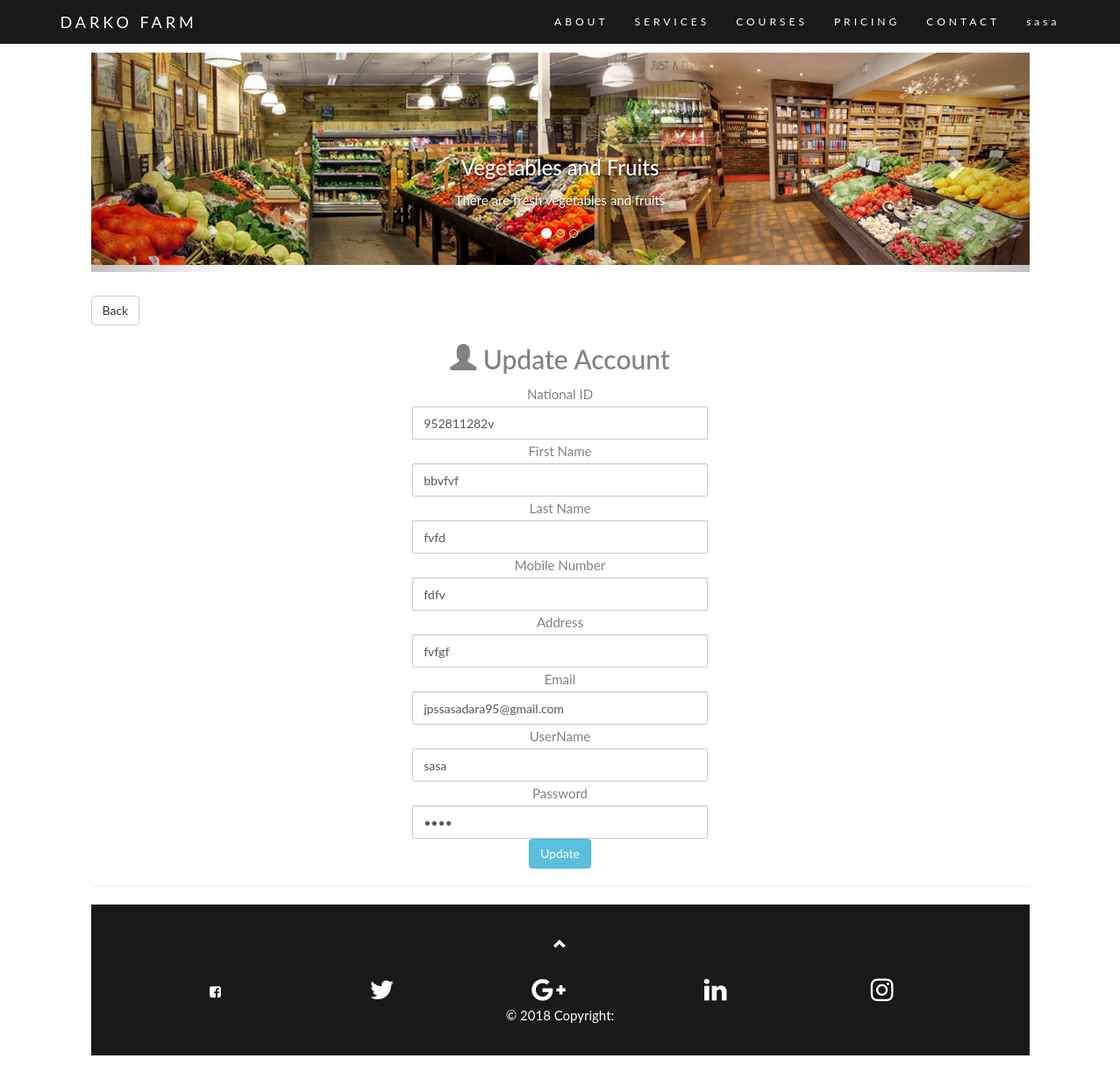
Page /cs/Shop_accountInterface.php (signed in) on the committed database.
### tables this page shows
CREATE TABLE `registeredshop` (
  `nic` char(20) NOT NULL,
  `fn` varchar(100) NOT NULL,
  `ln` varchar(100) NOT NULL,
  `pn` varchar(100) NOT NULL,
  `address` varchar(100) NOT NULL,
  `email` varchar(100) NOT NULL,
  `un` varchar(100) NOT NULL,
  `pw` varchar(100) NOT NULL
);

### includes/sessions.php (called while the page is built, shortened)
<?php
    class Session{
        private function check_logged_in(){
            if(isset($_SESSION['user_id']) && isset($_SESSION['username'])){
                $this->user_id = $_SESSION['user_id'];
                $this->username = $_SESSION['username'];
            }else{
                unset($this->user_id);
                unset($this->username);
                $this->logged_in = false;
            }
        }
    }
?>

### includes/database.php (called while the page is built, shortened)
<?php
    class MySqlDatabase{
    public $connection;
    public function open_conection()
    {
         if (!isset($this->connection)) {
            $this->connection = new mysqli(DB_SERVER,DB_USER, DB_PASSWORD, DB_NAME);
         }
         return $this->connection;
    }
    public function query($query)
    {
        $result = $this->connection->query($query);
        return $result;
    }
    }
    $database = new MySqlDatabase();
?>

### includes/shop.php (called while the page is built, shortened)
<?php
require_once "database.php";
require_once "sessions.php";
class Shop{
    public function find_by_sql($sql=""){
        global $database;
        $result_set = $database->query($sql);
        return $result_set;
    }
    public function find_by_Id($Id){
        $result_set = $this->find_by_sql("SELECT * FROM `registeredshop` where nic='$Id'");
        return $result_set;
    }
}
?>

### cs/Shop_accountInterface.php (the view, shortened to what this page needs)
<?php
require_once "../includes/sessions.php";
require_once "../includes/shop.php";
$session = new Session();
$shop = new Shop();
require_once "layout/header.php";
?>
<body >
<div class="container container-fluid">
    <nav class="navbar navbar-default navbar-fixed-top">
        <div class="container">
            <div class="navbar-header">
                <a class="navbar-brand" href="Home.html">DARKO FARM</a>
            </div>
            <div class="collapse navbar-collapse" id="myNavbar">
                <ul class="nav navbar-nav navbar-right">
                    <li><a href="about.html">ABOUT</a></li>
                    <li><a href="#services">SERVICES</a></li>
                    <li><a href="course.php">COURSES</a></li>
                    <li><a href="Order_foods2.php">PRICING</a></li>
                    <li><a href="contact.html">CONTACT</a></li>
                    <?php
                           echo "<li> <a>".$session->username."</a></li>";
                        ?>
                </ul>
            </div>
        </div>
    </nav>
    <div id="myCarousel" class="carousel slide" data-interval="6000" data-ride="carousel">
        <ol class="carousel-indicators">
            <li data-target="#myCarousel" data-slide-to="0" class="active"></li>
            <li data-target="#myCarousel" data-slide-to="1"></li>
            <li data-target="#myCarousel" data-slide-to="2"></li>
        </ol>
        <div class="carousel-inner" role="listbox" style=" width:100%; height:250px !important;">
            <div class="item active">
                <img src="img/y.jpg" alt="First Slide" width="100%">
                <div class="carousel-caption">
                    <h3>Vegetables and Fruits</h3>
                    <p>There are fresh vegetables and fruits</p>
                </div>
            </div>
        </div>
        <a class="carousel-control left" href="#myCarousel" data-slide="prev">
            <span class="glyphicon glyphicon-chevron-left"></span>
        </a>
        <a class="carousel-control right" href="#myCarousel" data-slide="next">
            <span class="glyphicon glyphicon-chevron-right"></span>
        </a>
    </div>
    <br/>
    <a href="MemberShop.php"><button class="btn btn-default">Back</button></a>
<table>
<center>
<div class="row"><div class="col-sm-4"></div>
<div class="col-sm-4">
<?php
    $result = $shop->find_by_Id($session->user_id);
    if ($result) {
        while ($row = $result->fetch_assoc()) {
            echo '<h2><span class="glyphicon glyphicon-user"></span> Update Account</h2>';
            echo '
             <form action="Shop_account.php" method="post">
            National ID<input type="text" name="nic" class="form-control"
            required value="'.$row['nic'].'"/>
            First Name<input type="text" name="fname" class="form-control"
            required value="'.$row['fn'].'"/>
            Last Name<input type="text" name="lname" class="form-control"
            required value="'.$row['ln'].'"/>
            Mobile Number<input type="text" name="mobile"  class="form-control"
            required pattern="[0-9]{10}" value="'.$row['pn'].'"/>
            Address<input type="text" name="address" class="form-control"
            required value="'.$row['address'].'"/>
             Email<input type="email" name="email"  class="form-control" required
            value="'.$row['email'].'"/>
             UserName <input type="text" class=form-control  name="username"
            required value="'.$row['un'].'">
             Password <input type="password" class="form-control"  name="password"
            required value="'.$row['pw'].'">
        <input id="insert" type="submit" name="insert" value="Update" class="btn
            btn-info">
        </form>';
    }
}
    ?>
</div>
</div>
</div>
<hr>
<footer class="text-center">
    <a class="up-arrow" href="#myPage" data-toggle="tooltip" title="TO TOP">
        <span class="glyphicon glyphicon-chevron-up"></span>
    </a><br><br>
    <div class="container">
        <div class="row">
            <div class="col-md-12 py-5">
                <div class="mb-5 flex-center">
                    <div class="col-md-2 mb-md-1 mb-1">
                        <a class="fb-ic">
                            <i class="fa fa-facebook-square" aria-hidden="true"></i>
                        </a>
                    </div>
                    <div class="col-md-2 mb-md-1 mb-1">
                        <a class="tw-ic">
                            <i class="fa fa-twitter fa-lg white-text mr-md-5 mr-3 fa-2x"> </i>
                        </a>
                    </div>
                    <div class="col-md-2 mb-md-1 mb-1">
                        <a class="gplus-ic">
                            <i class="fa fa-google-plus fa-lg white-text mr-md-5 mr-3 fa-2x"> </i>
                        </a>
                    </div>
                    <div class="col-md-2 mb-md-1 mb-1">
                        <a class="li-ic">
                            <i class="fa fa-linkedin fa-lg white-text mr-md-5 mr-3 fa-2x"> </i>
                        </a>
                    </div>
                    <div class="col-md-2 mb-md-1 mb-1">
                        <a class="ins-ic">
                            <i class="fa fa-instagram fa-lg white-text mr-md-5 mr-3 fa-2x"> </i>
                        </a>
                    </div>
                    <div class="col-md-2 mb-md-1 mb-1">
                        <a class="pin-ic">
                            <i class="fa fa-pinterest fa-lg white-text fa-2x"> </i>
                        </a>
                    </div>
                </div>
            </div>
        </div>
    </div>
    <div class="footer-copyright text-center py-3">© 2018 Copyright:
    </div>
</footer>
</body>
</html>

### cs/Shop_accountInterface.php (style rules this page uses)
body { font: 400 15px Lato, sans-serif; line-height: 1.8; color: #818181; }
.navbar { margin-bottom: 0; background-color: #1b1818; z-index: 9999; border: 0; font-size: 12px !important; line-height: 1.42857143 !important; letter-spacing: 4px; border-radius: 0; }
.navbar li a, .navbar .navbar-brand { color: #fff !important; }
.carousel-inner img { width: 100%; height: 100%; margin: auto; }
.container-fluid { padding: 60px 50px; }
footer { background-color: #1b1818; color: #ffffff; padding: 32px; }
footer a { color: #ffffff; }
.form-control, .login-btn { min-height: 38px; border-radius: 2px; }

### rows in the picture
registeredshop: nic "952811282v", fname "bbvfvf", lname "fvfd", mobile "fdfv", address "fvfgf", email "jpssasadara95@gmail.com", username "sasa"

### other values in the picture
$session->username "sasa"
